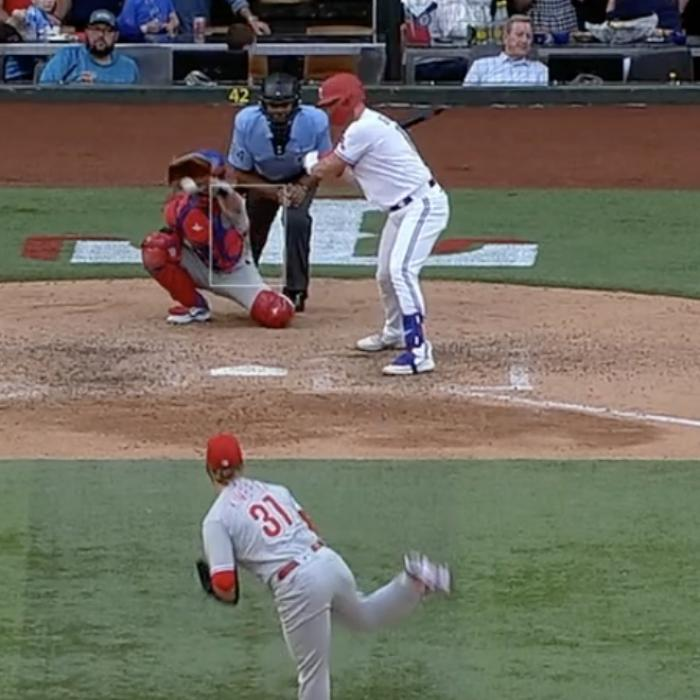
#> input picture StrikeZoneOCR/strike_zone_ball_1.jpeg, 700 x 700 px
$ jupyter execute --allow-errors strikeZone_1.ipynb
#> lines starting #> are read from the running program, lines starting #| are printed output that depends on the picture
[cell 1]
import pytesseract

pytesseract.pytesseract.tesseract_cmd = r'path_to_tesseract_executable'

[cell 2]
import cv2
import pytesseract

def preprocess_image(image):
    # Apply image preprocessing techniques
    # For example: denoising, thresholding, or any other relevant techniques

    # Convert the image to grayscale
    gray = cv2.cvtColor(image, cv2.COLOR_BGR2GRAY)

    return gray

def check_strike_zone(image_path):
    # Read the image
#> called with image_path = 'strike_zone_ball_1.jpeg'
    image = cv2.imread(image_path)
#> image is the input picture: shape (700, 700, 3); mean B, G, R 97.4, 107.8, 111.5

    # Check if the image is loaded successfully
    if image is None:
        print("Failed to load the image. Please check the file path.")
        return False

    # Preprocess the image
    preprocessed_image = preprocess_image(image)
#> in preprocess_image, `gray = cv2.cvtColor(image, cv2.COLOR_BGR2GRAY)`:
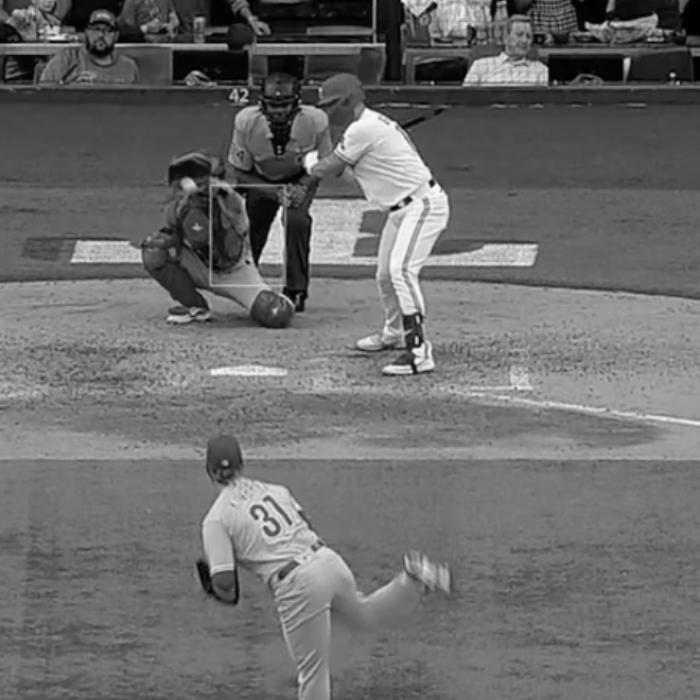
#> gray: shape (700, 700); min 0, max 253, mean 107.7

    # Apply OCR to extract the text from the image
    text = pytesseract.image_to_string(preprocessed_image, lang='eng', config='--psm 6')

    # Define the keywords or patterns to check for in the extracted text
    keywords = ['strike', 'ball']

    # Check if any of the keywords exist in the extracted text
    for keyword in keywords:
        if keyword in text.lower():
            # Return True if the ball passed the strike zone
            if keyword == 'strike':
                return True
            # Return False if the ball did not pass the strike zone
            elif keyword == 'ball':
                return False

    # Return False if no relevant keywords were found
    return False
